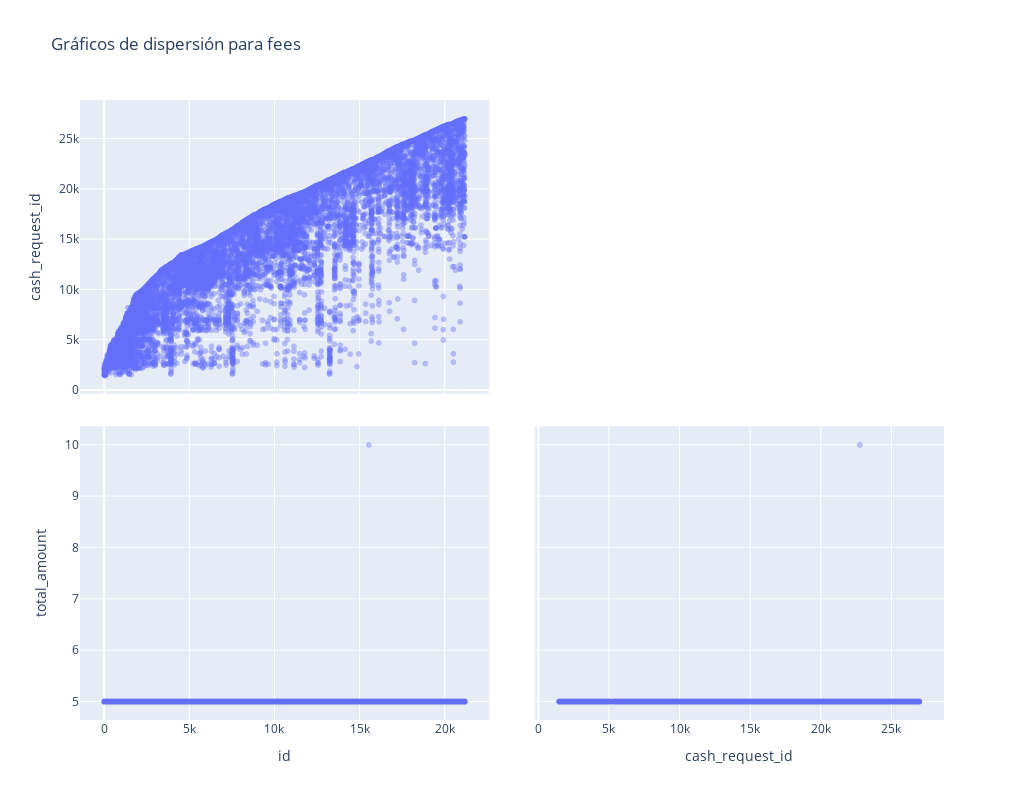

The cell this chart's notebook holds for it:
### Code cell
# sns.pairplot(fees_orig)
dimensions = []
for c in fees_orig.describe().columns.tolist():
    dimensions.append(dict(label=c,
                              values=fees_orig[c]))
    

fig = go.Figure(data=go.Splom(
               dimensions=dimensions,
               showupperhalf=False,
               diagonal_visible=False,
               opacity=0.4
               ))


fig.update_layout(
    width=1024,
    height=800,
    title='Gráficos de dispersión para fees'
)

fig.show()

### Figure 1 — Plotly figure (JSON) as saved in the notebook; plotly's stock layout.template omitted (floating-point values rounded to 4 significant figures; data arrays with more than 128 entries replaced by an {"elided": "..."} marker saying what was removed)
{"data": [{"diagonal": {"visible": false}, "dimensions": [{"label": "id", "values": {"elided": "21061 int values"}}, {"label": "cash_request_id", "values": {"elided": "21061 int values"}}, {"label": "total_amount", "values": {"elided": "21061 int values"}}], "opacity": 0.4, "showupperhalf": false, "type": "splom"}], "layout": {"height": 800, "title": {"text": "Gráficos de dispersión para fees"}, "width": 1024}}
